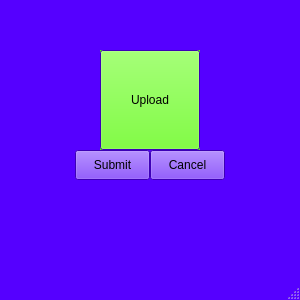
<?xml version="1.0" encoding="UTF-8"?>
<ui version="4.0">
 <class>MainWindow</class>
 <widget class="QMainWindow" name="MainWindow">
  <property name="geometry">
   <rect>
    <x>0</x>
    <y>0</y>
    <width>300</width>
    <height>300</height>
   </rect>
  </property>
  <property name="palette">
   <palette>
    <active>
     <colorrole role="WindowText">
      <brush brushstyle="SolidPattern">
       <color alpha="255">
        <red>0</red>
        <green>0</green>
        <blue>0</blue>
       </color>
      </brush>
     </colorrole>
     <colorrole role="Button">
      <brush brushstyle="SolidPattern">
       <color alpha="255">
        <red>85</red>
        <green>0</green>
        <blue>255</blue>
       </color>
      </brush>
     </colorrole>
     <colorrole role="Light">
      <brush brushstyle="SolidPattern">
       <color alpha="255">
        <red>170</red>
        <green>127</green>
        <blue>255</blue>
       </color>
      </brush>
     </colorrole>
     <colorrole role="Midlight">
      <brush brushstyle="SolidPattern">
       <color alpha="255">
        <red>127</red>
        <green>63</green>
        <blue>255</blue>
       </color>
      </brush>
     </colorrole>
     <colorrole role="Dark">
      <brush brushstyle="SolidPattern">
       <color alpha="255">
        <red>42</red>
        <green>0</green>
        <blue>127</blue>
       </color>
      </brush>
     </colorrole>
     <colorrole role="Mid">
      <brush brushstyle="SolidPattern">
       <color alpha="255">
        <red>57</red>
        <green>0</green>
        <blue>170</blue>
       </color>
      </brush>
     </colorrole>
     <colorrole role="Text">
      <brush brushstyle="SolidPattern">
       <color alpha="255">
        <red>0</red>
        <green>0</green>
        <blue>0</blue>
       </color>
      </brush>
     </colorrole>
     <colorrole role="BrightText">
      <brush brushstyle="SolidPattern">
       <color alpha="255">
        <red>255</red>
        <green>255</green>
        <blue>255</blue>
       </color>
      </brush>
     </colorrole>
     <colorrole role="ButtonText">
      <brush brushstyle="SolidPattern">
       <color alpha="255">
        <red>0</red>
        <green>0</green>
        <blue>0</blue>
       </color>
      </brush>
     </colorrole>
     <colorrole role="Base">
      <brush brushstyle="SolidPattern">
       <color alpha="255">
        <red>255</red>
        <green>255</green>
        <blue>255</blue>
       </color>
      </brush>
     </colorrole>
     <colorrole role="Window">
      <brush brushstyle="SolidPattern">
       <color alpha="255">
        <red>85</red>
        <green>0</green>
        <blue>255</blue>
       </color>
      </brush>
     </colorrole>
     <colorrole role="Shadow">
      <brush brushstyle="SolidPattern">
       <color alpha="255">
        <red>0</red>
        <green>0</green>
        <blue>0</blue>
       </color>
      </brush>
     </colorrole>
     <colorrole role="AlternateBase">
      <brush brushstyle="SolidPattern">
       <color alpha="255">
        <red>170</red>
        <green>127</green>
        <blue>255</blue>
       </color>
      </brush>
     </colorrole>
     <colorrole role="ToolTipBase">
      <brush brushstyle="SolidPattern">
       <color alpha="255">
        <red>255</red>
        <green>255</green>
        <blue>220</blue>
       </color>
      </brush>
     </colorrole>
     <colorrole role="ToolTipText">
      <brush brushstyle="SolidPattern">
       <color alpha="255">
        <red>0</red>
        <green>0</green>
        <blue>0</blue>
       </color>
      </brush>
     </colorrole>
     <colorrole role="PlaceholderText">
      <brush brushstyle="SolidPattern">
       <color alpha="128">
        <red>0</red>
        <green>0</green>
        <blue>0</blue>
       </color>
      </brush>
     </colorrole>
    </active>
    <inactive>
     <colorrole role="WindowText">
      <brush brushstyle="SolidPattern">
       <color alpha="255">
        <red>0</red>
        <green>0</green>
        <blue>0</blue>
       </color>
      </brush>
     </colorrole>
     <colorrole role="Button">
      <brush brushstyle="SolidPattern">
       <color alpha="255">
        <red>85</red>
        <green>0</green>
        <blue>255</blue>
       </color>
      </brush>
     </colorrole>
     <colorrole role="Light">
      <brush brushstyle="SolidPattern">
       <color alpha="255">
        <red>170</red>
        <green>127</green>
        <blue>255</blue>
       </color>
      </brush>
     </colorrole>
     <colorrole role="Midlight">
      <brush brushstyle="SolidPattern">
       <color alpha="255">
        <red>127</red>
        <green>63</green>
        <blue>255</blue>
       </color>
      </brush>
     </colorrole>
     <colorrole role="Dark">
      <brush brushstyle="SolidPattern">
       <color alpha="255">
        <red>42</red>
        <green>0</green>
        <blue>127</blue>
       </color>
      </brush>
     </colorrole>
     <colorrole role="Mid">
      <brush brushstyle="SolidPattern">
       <color alpha="255">
        <red>57</red>
        <green>0</green>
        <blue>170</blue>
       </color>
      </brush>
     </colorrole>
     <colorrole role="Text">
      <brush brushstyle="SolidPattern">
       <color alpha="255">
        <red>0</red>
        <green>0</green>
        <blue>0</blue>
       </color>
      </brush>
     </colorrole>
     <colorrole role="BrightText">
      <brush brushstyle="SolidPattern">
       <color alpha="255">
        <red>255</red>
        <green>255</green>
        <blue>255</blue>
       </color>
      </brush>
     </colorrole>
     <colorrole role="ButtonText">
      <brush brushstyle="SolidPattern">
       <color alpha="255">
        <red>0</red>
        <green>0</green>
        <blue>0</blue>
       </color>
      </brush>
     </colorrole>
     <colorrole role="Base">
      <brush brushstyle="SolidPattern">
       <color alpha="255">
        <red>255</red>
        <green>255</green>
        <blue>255</blue>
       </color>
      </brush>
     </colorrole>
     <colorrole role="Window">
      <brush brushstyle="SolidPattern">
       <color alpha="255">
        <red>85</red>
        <green>0</green>
        <blue>255</blue>
       </color>
      </brush>
     </colorrole>
     <colorrole role="Shadow">
      <brush brushstyle="SolidPattern">
       <color alpha="255">
        <red>0</red>
        <green>0</green>
        <blue>0</blue>
       </color>
      </brush>
     </colorrole>
     <colorrole role="AlternateBase">
      <brush brushstyle="SolidPattern">
       <color alpha="255">
        <red>170</red>
        <green>127</green>
        <blue>255</blue>
       </color>
      </brush>
     </colorrole>
     <colorrole role="ToolTipBase">
      <brush brushstyle="SolidPattern">
       <color alpha="255">
        <red>255</red>
        <green>255</green>
        <blue>220</blue>
       </color>
      </brush>
     </colorrole>
     <colorrole role="ToolTipText">
      <brush brushstyle="SolidPattern">
       <color alpha="255">
        <red>0</red>
        <green>0</green>
        <blue>0</blue>
       </color>
      </brush>
     </colorrole>
     <colorrole role="PlaceholderText">
      <brush brushstyle="SolidPattern">
       <color alpha="128">
        <red>0</red>
        <green>0</green>
        <blue>0</blue>
       </color>
      </brush>
     </colorrole>
    </inactive>
    <disabled>
     <colorrole role="WindowText">
      <brush brushstyle="SolidPattern">
       <color alpha="255">
        <red>42</red>
        <green>0</green>
        <blue>127</blue>
       </color>
      </brush>
     </colorrole>
     <colorrole role="Button">
      <brush brushstyle="SolidPattern">
       <color alpha="255">
        <red>85</red>
        <green>0</green>
        <blue>255</blue>
       </color>
      </brush>
     </colorrole>
     <colorrole role="Light">
      <brush brushstyle="SolidPattern">
       <color alpha="255">
        <red>170</red>
        <green>127</green>
        <blue>255</blue>
       </color>
      </brush>
     </colorrole>
     <colorrole role="Midlight">
      <brush brushstyle="SolidPattern">
       <color alpha="255">
        <red>127</red>
        <green>63</green>
        <blue>255</blue>
       </color>
      </brush>
     </colorrole>
     <colorrole role="Dark">
      <brush brushstyle="SolidPattern">
       <color alpha="255">
        <red>42</red>
        <green>0</green>
        <blue>127</blue>
       </color>
      </brush>
     </colorrole>
     <colorrole role="Mid">
      <brush brushstyle="SolidPattern">
       <color alpha="255">
        <red>57</red>
        <green>0</green>
        <blue>170</blue>
       </color>
      </brush>
     </colorrole>
     <colorrole role="Text">
      <brush brushstyle="SolidPattern">
       <color alpha="255">
        <red>42</red>
        <green>0</green>
        <blue>127</blue>
       </color>
      </brush>
     </colorrole>
     <colorrole role="BrightText">
      <brush brushstyle="SolidPattern">
       <color alpha="255">
        <red>255</red>
        <green>255</green>
        <blue>255</blue>
       </color>
      </brush>
     </colorrole>
     <colorrole role="ButtonText">
      <brush brushstyle="SolidPattern">
       <color alpha="255">
        <red>42</red>
        <green>0</green>
        <blue>127</blue>
       </color>
      </brush>
     </colorrole>
     <colorrole role="Base">
      <brush brushstyle="SolidPattern">
       <color alpha="255">
        <red>85</red>
        <green>0</green>
        <blue>255</blue>
       </color>
      </brush>
     </colorrole>
     <colorrole role="Window">
      <brush brushstyle="SolidPattern">
       <color alpha="255">
        <red>85</red>
        <green>0</green>
        <blue>255</blue>
       </color>
      </brush>
     </colorrole>
     <colorrole role="Shadow">
      <brush brushstyle="SolidPattern">
       <color alpha="255">
        <red>0</red>
        <green>0</green>
        <blue>0</blue>
       </color>
      </brush>
     </colorrole>
     <colorrole role="AlternateBase">
      <brush brushstyle="SolidPattern">
       <color alpha="255">
        <red>85</red>
        <green>0</green>
        <blue>255</blue>
       </color>
      </brush>
     </colorrole>
     <colorrole role="ToolTipBase">
      <brush brushstyle="SolidPattern">
       <color alpha="255">
        <red>255</red>
        <green>255</green>
        <blue>220</blue>
       </color>
      </brush>
     </colorrole>
     <colorrole role="ToolTipText">
      <brush brushstyle="SolidPattern">
       <color alpha="255">
        <red>0</red>
        <green>0</green>
        <blue>0</blue>
       </color>
      </brush>
     </colorrole>
     <colorrole role="PlaceholderText">
      <brush brushstyle="SolidPattern">
       <color alpha="128">
        <red>0</red>
        <green>0</green>
        <blue>0</blue>
       </color>
      </brush>
     </colorrole>
    </disabled>
   </palette>
  </property>
  <property name="windowTitle">
   <string>MainWindow</string>
  </property>
  <widget class="QWidget" name="centralwidget">
   <widget class="QToolButton" name="uploadButton">
    <property name="geometry">
     <rect>
      <x>100</x>
      <y>50</y>
      <width>100</width>
      <height>100</height>
     </rect>
    </property>
    <property name="palette">
     <palette>
      <active>
       <colorrole role="Button">
        <brush brushstyle="SolidPattern">
         <color alpha="255">
          <red>85</red>
          <green>255</green>
          <blue>0</blue>
         </color>
        </brush>
       </colorrole>
      </active>
      <inactive>
       <colorrole role="Button">
        <brush brushstyle="SolidPattern">
         <color alpha="255">
          <red>85</red>
          <green>255</green>
          <blue>0</blue>
         </color>
        </brush>
       </colorrole>
      </inactive>
      <disabled>
       <colorrole role="Button">
        <brush brushstyle="SolidPattern">
         <color alpha="255">
          <red>85</red>
          <green>255</green>
          <blue>0</blue>
         </color>
        </brush>
       </colorrole>
      </disabled>
     </palette>
    </property>
    <property name="contextMenuPolicy">
     <enum>Qt::ActionsContextMenu</enum>
    </property>
    <property name="acceptDrops">
     <bool>true</bool>
    </property>
    <property name="autoFillBackground">
     <bool>true</bool>
    </property>
    <property name="text">
     <string>Upload</string>
    </property>
   </widget>
   <widget class="QPushButton" name="submitButton">
    <property name="geometry">
     <rect>
      <x>75</x>
      <y>150</y>
      <width>75</width>
      <height>30</height>
     </rect>
    </property>
    <property name="text">
     <string>Submit</string>
    </property>
   </widget>
   <widget class="QPushButton" name="cancelButton">
    <property name="geometry">
     <rect>
      <x>150</x>
      <y>150</y>
      <width>75</width>
      <height>30</height>
     </rect>
    </property>
    <property name="text">
     <string>Cancel</string>
    </property>
   </widget>
  </widget>
  <widget class="QMenuBar" name="menubar">
   <property name="geometry">
    <rect>
     <x>0</x>
     <y>0</y>
     <width>300</width>
     <height>22</height>
    </rect>
   </property>
  </widget>
  <widget class="QStatusBar" name="statusbar"/>
 </widget>
 <resources/>
 <connections/>
</ui>
